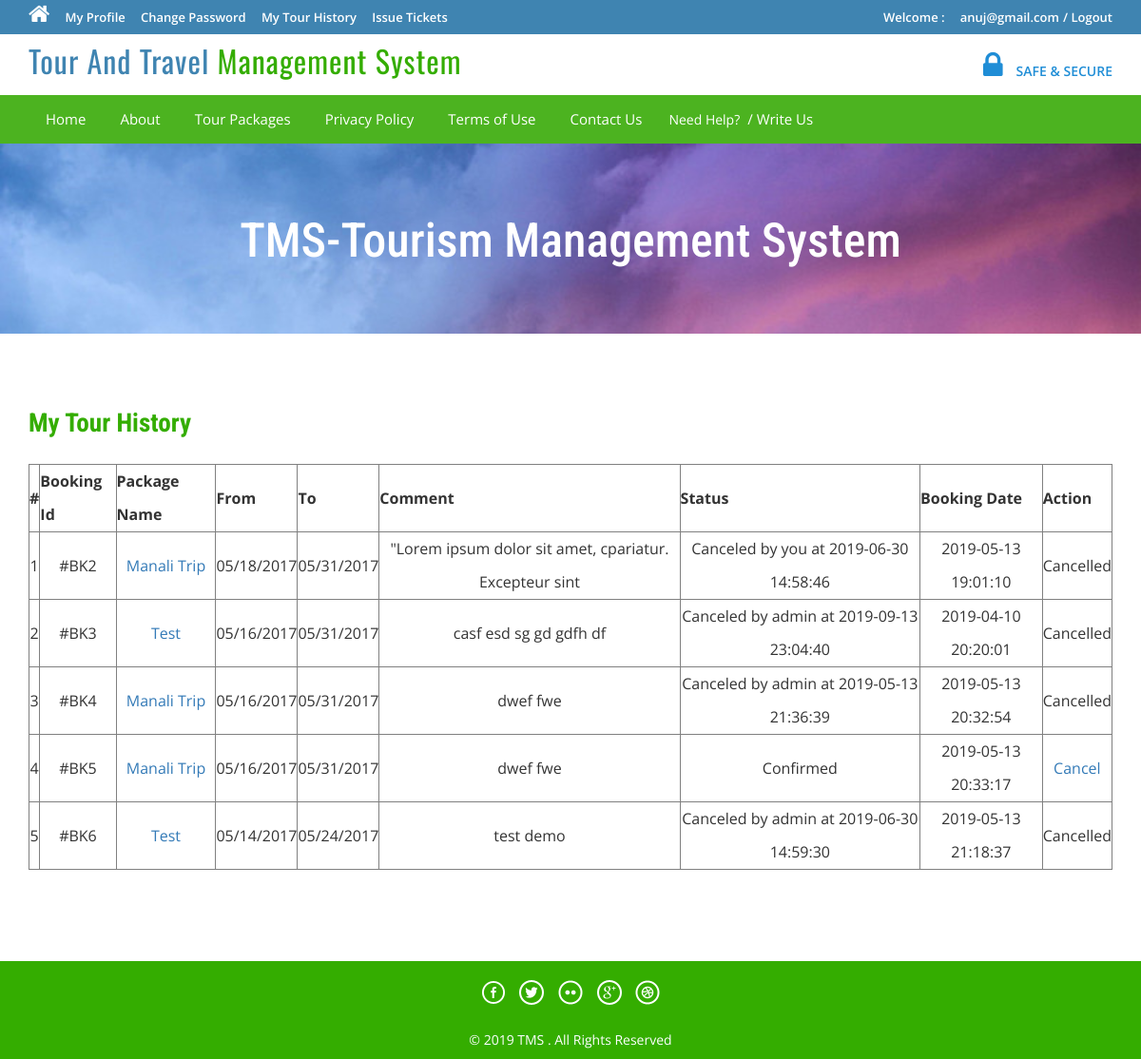
The page /tour-history.php (signed in) on the database its author committed.
### tables this page shows
CREATE TABLE `tblbooking` (
  `BookingId` int(11) NOT NULL,
  `PackageId` int(11) NOT NULL,
  `UserEmail` varchar(100) NOT NULL,
  `FromDate` varchar(100) NOT NULL,
  `ToDate` varchar(100) NOT NULL,
  `Comment` mediumtext NOT NULL,
  `RegDate` timestamp NOT NULL DEFAULT current_timestamp(),
  `status` int(11) NOT NULL,
  `CancelledBy` varchar(5) DEFAULT NULL,
  `UpdationDate` timestamp NULL DEFAULT NULL ON UPDATE current_timestamp()
);

CREATE TABLE `tbltourpackages` (
  `PackageId` int(11) NOT NULL,
  `PackageName` varchar(200) NOT NULL,
  `PackageType` varchar(150) NOT NULL,
  `PackageLocation` varchar(100) NOT NULL,
  `PackagePrice` int(11) NOT NULL,
  `PackageFetures` varchar(255) NOT NULL,
  `PackageDetails` mediumtext NOT NULL,
  `PackageImage` varchar(100) NOT NULL,
  `Creationdate` timestamp NOT NULL DEFAULT current_timestamp(),
  `UpdationDate` timestamp NULL DEFAULT '0000-00-00 00:00:00' ON UPDATE current_timestamp()
);

### tour-history.php (the view, shortened to what this page needs)
<?php
include('includes/config.php');
if(strlen($_SESSION['login'])==0)
	{
header('location:index.php');
}
else{
?>
<!DOCTYPE HTML>
<html>
<head>
<link href="css/bootstrap.css" rel='stylesheet' type='text/css' />
<link href="css/style.css" rel='stylesheet' type='text/css' />
<link href="css/font-awesome.css" rel="stylesheet">
<link href="css/animate.css" rel="stylesheet" type="text/css" media="all">
</head>
<body>
<div class="top-header">
<?php include('includes/header.php');?>
<div class="banner-1 ">
	<div class="container">
		<h1 class="wow zoomIn animated animated" data-wow-delay=".5s" style="visibility: visible; animation-delay: 0.5s; animation-name: zoomIn;">TMS-Tourism Management System</h1>
	</div>
</div>
<div class="privacy">
	<div class="container">
		<h3 class="wow fadeInDown animated animated" data-wow-delay=".5s" style="visibility: visible; animation-delay: 0.5s; animation-name: fadeInDown;">My Tour History</h3>
		<form name="chngpwd" method="post" onSubmit="return valid();">
	<p>
	<table border="1" width="100%">
<tr align="center">
<th>#</th>
<th>Booking Id</th>
<th>Package Name</th>
<th>From</th>
<th>To</th>
<th>Comment</th>
<th>Status</th>
<th>Booking Date</th>
<th>Action</th>
</tr>
<?php
$uemail=$_SESSION['login'];;
$sql = "SELECT tblbooking.BookingId as bookid,tblbooking.PackageId as pkgid,tbltourpackages.PackageName as packagename,tblbooking.FromDate as fromdate,tblbooking.ToDate as todate,tblbooking.Comment as comment,tblbooking.status as status,tblbooking.RegDate as regdate,tblbooking.CancelledBy as cancelby,tblbooking.UpdationDate as upddate from tblbooking join tbltourpackages on tbltourpackages.PackageId=tblbooking.PackageId where UserEmail=:uemail";
$query = $dbh->prepare($sql);
$query -> bindParam(':uemail', $uemail, PDO::PARAM_STR);
$query->execute();
$results=$query->fetchAll(PDO::FETCH_OBJ);
$cnt=1;
if($query->rowCount() > 0)
{
foreach($results as $result)
{	?>
<tr align="center">
<td><?php echo htmlentities($cnt);?></td>
<td>#BK<?php echo htmlentities($result->bookid);?></td>
<td><a href="package-details.php?pkgid=<?php echo htmlentities($result->pkgid);?>"><?php echo htmlentities($result->packagename);?></a></td>
<td><?php echo htmlentities($result->fromdate);?></td>
<td><?php echo htmlentities($result->todate);?></td>
<td><?php echo htmlentities($result->comment);?></td>
<td><?php if($result->status==0)
{
echo "Pending";
}
if($result->status==1)
{
echo "Confirmed";
}
if($result->status==2 and  $result->cancelby=='u')
{
echo "Canceled by you at " .$result->upddate;
}
if($result->status==2 and $result->cancelby=='a')
{
echo "Canceled by admin at " .$result->upddate;
}
?></td>
<td><?php echo htmlentities($result->regdate);?></td>
<?php if($result->status==2)
{
	?><td>Cancelled</td>
<?php } else {?>
<td><a href="tour-history.php?bkid=<?php echo htmlentities($result->bookid);?>" onclick="return confirm('Do you really want to cancel booking')" >Cancel</a></td>
<?php }?>
</tr>
<?php $cnt=$cnt+1; }} ?>
	</table>
			</p>
			</form>
	</div>
</div>
<?php include('includes/footer.php');?>
</body>
</html>
<?php } ?>

### css/style.css (style rules this page uses)
html, body { font-size: 100%; background: #fff; font-family: 'Open Sans', sans-serif; }
body a,.grid_1,plan_1,plan_1.one,plan_1.two,i.icon1, i.icon2, i.icon3, i.icon4, i.icon5, i.icon6 { transition:0.5s all; -webkit-transition:0.5s all; -moz-transition:0.5s all; -o-transition:0.5s all; -ms-transition:0.5s all; }
h1,h2,h3,h4,h5,h6 { margin:0; font-family: 'Roboto Condensed', sans-serif; }
p { margin:0; }
.top-header { background-color: #3F84B1; border-bottom: 0 none; height: 36px; line-height: 35px; }
.banner-1 { background: url(../images/3.jpg)no-repeat; background-size: cover; -webkit-background-size: cover; -o-background-size: cover; -ms-background-size: cover; -moz-background-size: cover; min-height:200px; }
.banner-1 h1 { font-size: 50px; margin-bottom: 40px; padding: 1.5em 0 0; text-align: center; color: #ffffff; }
.privacy h3 { color: #34AD00; font-size: 1.7em; font-weight: 700; margin-bottom: 1em; }
.privacy { padding: 5em 0; }
.privacy p { font-size: 1em; line-height: 1.8em; color: #999; margin: 1em 0; }

### rows shown on the page
tblbooking: BookingId "2", PackageId.PackageName "Manali Trip", FromDate "05/18/2017", ToDate "05/31/2017", Comment "\"Lorem ipsum dolor sit amet, cpariatur. Excepteur sint", UpdationDate "2019-06-30 14:58:46", RegDate "2019-05-13 19:01:10", status "Cancelled"
tblbooking: BookingId "3", PackageId.PackageName "Test", FromDate "05/16/2017", ToDate "05/31/2017", Comment "casf esd sg gd gdfh df", UpdationDate "2019-09-13 23:04:40", RegDate "2019-04-10 20:20:01", status "Cancelled"
tblbooking: BookingId "4", PackageId.PackageName "Manali Trip", FromDate "05/16/2017", ToDate "05/31/2017", Comment "dwef fwe", UpdationDate "2019-05-13 21:36:39", RegDate "2019-05-13 20:32:54", status "Cancelled"
tblbooking: BookingId "5", PackageId.PackageName "Manali Trip", FromDate "05/16/2017", ToDate "05/31/2017", Comment "dwef fwe", status "Confirmed", RegDate "2019-05-13 20:33:17"
tblbooking: BookingId "6", PackageId.PackageName "Test", FromDate "05/14/2017", ToDate "05/24/2017", Comment "test demo", UpdationDate "2019-06-30 14:59:30", RegDate "2019-05-13 21:18:37", status "Cancelled"

### other values the page prints
$_SESSION['login'] "anuj@gmail.com"
